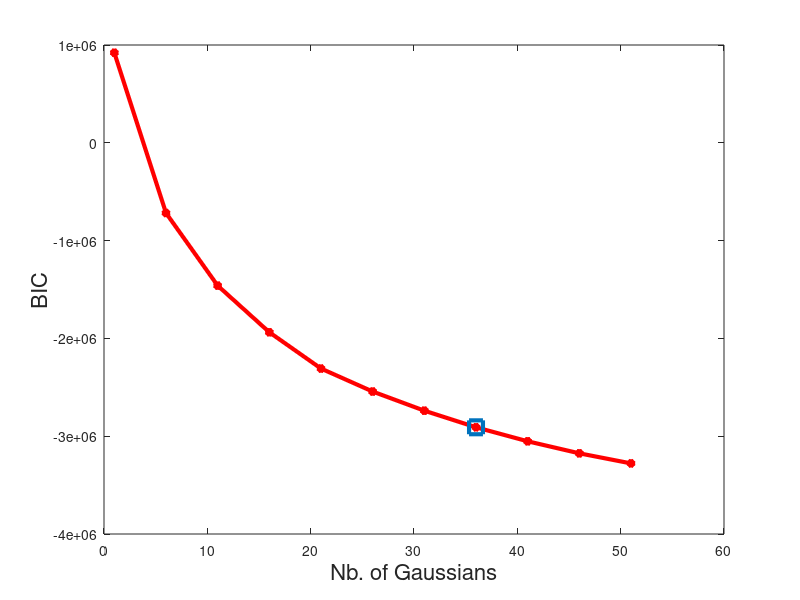

Source code (MATLAB):
function BICPlot()
load BICtrain0.mat;
x=[1,6,11,16,21,26,31,36,41,46,51];
BICtrainnew = [BICtrain, -3.0521e+06, -3.1751e+06, -3.2781e+06];
plot(x,BICtrainnew,'r*-', 'LineWidth',3);hold on;
plot(36,BICtrain(end),'s','MarkerSize',10,'LineWidth',3);hold on;
xlabel('Nb. of Gaussians','FontSize',16);
ylabel('BIC', 'FontSize',16)

end

